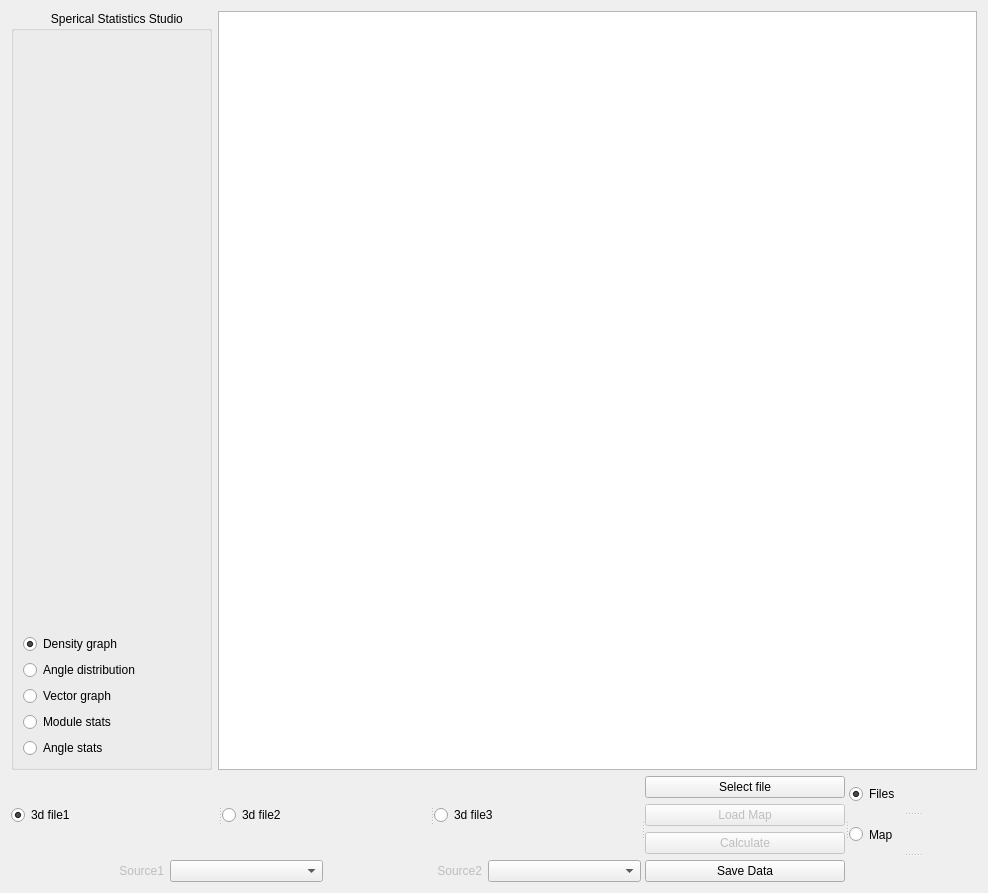
<?xml version="1.0" encoding="UTF-8"?>
<ui version="4.0">
 <class>Form</class>
 <widget class="QWidget" name="Form">
  <property name="geometry">
   <rect>
    <x>0</x>
    <y>0</y>
    <width>988</width>
    <height>893</height>
   </rect>
  </property>
  <property name="minimumSize">
   <size>
    <width>769</width>
    <height>544</height>
   </size>
  </property>
  <property name="windowTitle">
   <string>Sperical Statistics Studio</string>
  </property>
  <layout class="QGridLayout" name="gridLayout_2">
   <item row="0" column="0">
    <layout class="QGridLayout" name="gridLayout">
     <item row="0" column="0">
      <layout class="QHBoxLayout" name="horizontalLayout">
       <item>
        <widget class="QGroupBox" name="groupBox">
         <property name="title">
          <string>            Sperical Statistics Studio</string>
         </property>
         <layout class="QGridLayout" name="gridLayout_4">
          <item row="0" column="0">
           <layout class="QVBoxLayout" name="verticalLayout">
            <item>
             <widget class="QLabel" name="imageicono">
              <property name="text">
               <string/>
              </property>
             </widget>
            </item>
            <item>
             <layout class="QVBoxLayout" name="verticalLayout_2">
              <item>
               <widget class="QRadioButton" name="densityGraph">
                <property name="text">
                 <string>Density graph</string>
                </property>
                <property name="checked">
                 <bool>true</bool>
                </property>
               </widget>
              </item>
              <item>
               <widget class="QRadioButton" name="angledistribution">
                <property name="text">
                 <string>Angle distribution</string>
                </property>
               </widget>
              </item>
              <item>
               <widget class="QRadioButton" name="vectorgraph">
                <property name="text">
                 <string>Vector graph</string>
                </property>
               </widget>
              </item>
              <item>
               <widget class="QRadioButton" name="modstats">
                <property name="text">
                 <string>Module stats</string>
                </property>
               </widget>
              </item>
              <item>
               <widget class="QRadioButton" name="angstats">
                <property name="text">
                 <string>Angle stats</string>
                </property>
               </widget>
              </item>
             </layout>
            </item>
           </layout>
          </item>
         </layout>
        </widget>
       </item>
       <item>
        <widget class="QGraphicsView" name="graphicsView"/>
       </item>
      </layout>
     </item>
     <item row="1" column="0">
      <widget class="QSplitter" name="splitter_3">
       <property name="orientation">
        <enum>Qt::Horizontal</enum>
       </property>
       <widget class="QWidget" name="layoutWidget">
        <layout class="QVBoxLayout" name="verticalLayout_4">
         <item>
          <layout class="QHBoxLayout" name="horizontalLayout_7">
           <item>
            <widget class="QSplitter" name="splitter_2">
             <property name="orientation">
              <enum>Qt::Horizontal</enum>
             </property>
             <widget class="QRadioButton" name="type3D1">
              <property name="text">
               <string>3d file1</string>
              </property>
              <property name="checked">
               <bool>true</bool>
              </property>
             </widget>
             <widget class="QRadioButton" name="type3D2">
              <property name="text">
               <string>3d file2</string>
              </property>
              <property name="checked">
               <bool>false</bool>
              </property>
             </widget>
             <widget class="QRadioButton" name="type3D3">
              <property name="text">
               <string>3d file3</string>
              </property>
              <property name="checked">
               <bool>false</bool>
              </property>
             </widget>
            </widget>
           </item>
          </layout>
         </item>
         <item>
          <layout class="QHBoxLayout" name="horizontalLayout_5">
           <item>
            <layout class="QHBoxLayout" name="horizontalLayout_3">
             <item>
              <widget class="QLabel" name="labelX">
               <property name="enabled">
                <bool>false</bool>
               </property>
               <property name="text">
                <string>Source1</string>
               </property>
               <property name="alignment">
                <set>Qt::AlignRight|Qt::AlignTrailing|Qt::AlignVCenter</set>
               </property>
              </widget>
             </item>
             <item>
              <widget class="QComboBox" name="comboBoxSource1"/>
             </item>
            </layout>
           </item>
           <item>
            <layout class="QHBoxLayout" name="horizontalLayout_6">
             <item>
              <layout class="QHBoxLayout" name="horizontalLayout_4">
               <item>
                <widget class="QLabel" name="labelY">
                 <property name="enabled">
                  <bool>false</bool>
                 </property>
                 <property name="text">
                  <string>Source2</string>
                 </property>
                 <property name="alignment">
                  <set>Qt::AlignRight|Qt::AlignTrailing|Qt::AlignVCenter</set>
                 </property>
                </widget>
               </item>
               <item>
                <widget class="QComboBox" name="comboBoxSource2"/>
               </item>
              </layout>
             </item>
            </layout>
           </item>
          </layout>
         </item>
        </layout>
       </widget>
       <widget class="QWidget" name="layoutWidget">
        <layout class="QVBoxLayout" name="verticalLayout_5">
         <item>
          <widget class="QPushButton" name="buttonload">
           <property name="text">
            <string>Select file</string>
           </property>
          </widget>
         </item>
         <item>
          <widget class="QPushButton" name="buttonmap">
           <property name="enabled">
            <bool>false</bool>
           </property>
           <property name="text">
            <string>Load Map</string>
           </property>
          </widget>
         </item>
         <item>
          <widget class="QPushButton" name="calculate">
           <property name="enabled">
            <bool>false</bool>
           </property>
           <property name="text">
            <string>Calculate</string>
           </property>
          </widget>
         </item>
         <item>
          <widget class="QPushButton" name="savedata">
           <property name="text">
            <string>Save Data</string>
           </property>
          </widget>
         </item>
        </layout>
       </widget>
       <widget class="QWidget" name="layoutWidget">
        <layout class="QVBoxLayout" name="verticalLayout_3">
         <item>
          <widget class="QSplitter" name="splitter">
           <property name="orientation">
            <enum>Qt::Vertical</enum>
           </property>
           <widget class="QRadioButton" name="Files">
            <property name="sizePolicy">
             <sizepolicy hsizetype="Ignored" vsizetype="Minimum">
              <horstretch>0</horstretch>
              <verstretch>0</verstretch>
             </sizepolicy>
            </property>
            <property name="text">
             <string>Files</string>
            </property>
            <property name="checked">
             <bool>true</bool>
            </property>
           </widget>
           <widget class="QRadioButton" name="Map">
            <property name="sizePolicy">
             <sizepolicy hsizetype="Ignored" vsizetype="Minimum">
              <horstretch>0</horstretch>
              <verstretch>0</verstretch>
             </sizepolicy>
            </property>
            <property name="text">
             <string>Map</string>
            </property>
            <property name="checked">
             <bool>false</bool>
            </property>
           </widget>
           <widget class="QLabel" name="labelpath">
            <property name="text">
             <string/>
            </property>
           </widget>
          </widget>
         </item>
        </layout>
       </widget>
      </widget>
     </item>
    </layout>
   </item>
  </layout>
 </widget>
 <resources/>
 <connections/>
</ui>
